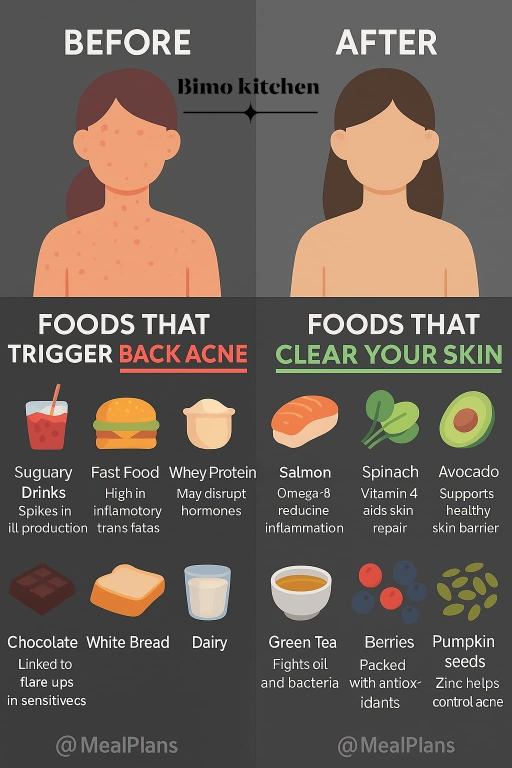
#> input picture backend/data/skin_facts_media/facts/blocks/514787114_122231351660206657_7376848795000081022_n.jpg, 1024 x 1536 px (shown at 1/2 size)
$ python -i utils_ocr.py   (imports and definitions only)
#> lines starting #> are read from the running program, lines starting #| are printed output that depends on the picture; after the words box and inside, x2 and y2 are one past the last pixel; in counts of white or black regions, pixels touching at a corner belong together
import math
from typing import Any

try:  # pragma: no cover - optional dependency
    import cv2
except ImportError:
    cv2 = None  # type: ignore

try:  # pragma: no cover - optional dependency
    import numpy as np
except ImportError:
    np = None  # type: ignore

try:  # pragma: no cover - optional dependency
    from PIL import Image
except ImportError:
    Image = None  # type: ignore

NDArray = np.ndarray if np is not None else Any
PILImage = Image if Image is not None else Any


def _ensure_ocr_dependencies() -> None:
    if cv2 is None or np is None or Image is None:
        raise RuntimeError("OpenCV, NumPy, and Pillow are required for OCR preprocessing.")

def _deskew(gray: NDArray) -> NDArray:
    _ensure_ocr_dependencies()
    # Estimate skew via Hough lines; fall back to original if nothing found
    edges = cv2.Canny(gray, 50, 150, apertureSize=3)
    lines = cv2.HoughLines(edges, 1, np.pi/180, 120)
    if lines is None:
        return gray
    # pick median angle close to 0/π
    angles = []
    for rho_theta in lines[:100]:
        rho, theta = rho_theta[0]
        ang = (theta - np.pi/2)  # rotate so text baseline ~0
        if -math.radians(25) < ang < math.radians(25):
            angles.append(ang)
    if not angles:
        return gray
    angle = np.degrees(np.median(angles))
    (h, w) = gray.shape[:2]
    M = cv2.getRotationMatrix2D((w//2, h//2), angle, 1.0)
    return cv2.warpAffine(gray, M, (w, h), flags=cv2.INTER_LINEAR, borderMode=cv2.BORDER_REPLICATE)

def preprocess_for_ocr(pil_img: PILImage) -> PILImage:
    _ensure_ocr_dependencies()
    # Convert to OpenCV format
    img = cv2.cvtColor(np.array(pil_img), cv2.COLOR_RGB2BGR)
#> img is the input picture: shape (1536, 1024, 3); mean B, G, R 85.9, 94.4, 105.2

    # Smart scaling to balance OCR quality and memory usage
    # OCR works best at 1200-2000px width for ingredient labels
    height, width = img.shape[:2]
#> height = 1536; width = 1024
    max_dimension = max(width, height)
#> max_dimension = 1536

    # Only upscale if image is small (< 1000px) to improve OCR accuracy
    # Skip upscaling for medium/large images to save memory
    if max_dimension < 1000:
        # Upscale small images to improve OCR (but not too much to avoid memory issues)
        scale_factor = min(1.5, 1200 / max_dimension)  # Max 1.5x or up to 1200px
        if scale_factor > 1.1:  # Only upscale if significant
            img = cv2.resize(img, None, fx=scale_factor, fy=scale_factor, interpolation=cv2.INTER_CUBIC)
    elif max_dimension > 2000:
        # Downscale very large images to save memory (already handled in _load_pil, but double-check)
        scale_factor = 2000 / max_dimension
        img = cv2.resize(img, None, fx=scale_factor, fy=scale_factor, interpolation=cv2.INTER_AREA)

    # denoise + illumination smooth (use smaller kernel for memory efficiency)
    # Reduce bilateral filter parameters for large images to save memory
    if max_dimension > 1500:
        img = cv2.bilateralFilter(img, d=5, sigmaColor=50, sigmaSpace=50)
    else:
        img = cv2.bilateralFilter(img, d=7, sigmaColor=75, sigmaSpace=75)

    gray = cv2.cvtColor(img, cv2.COLOR_BGR2GRAY)
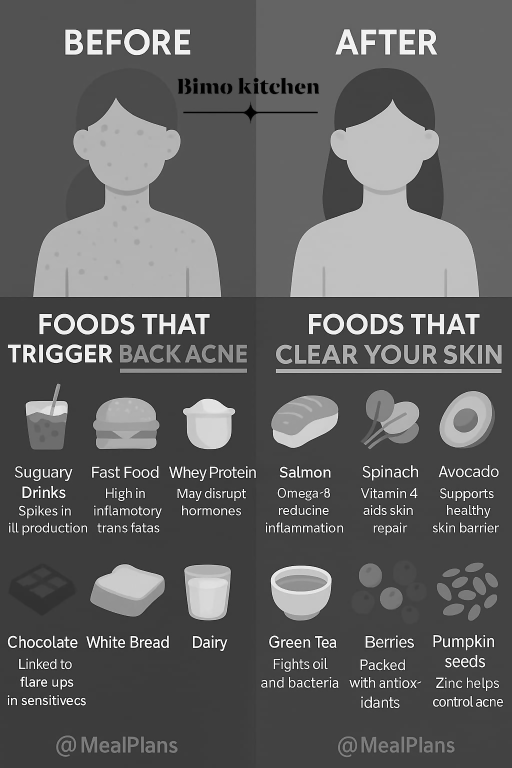
#> gray: shape (1536, 1024) (shown at 1/2 size); min 0, max 255, mean 96.7

    # Clear img from memory early
    del img

    # mild closing to connect broken strokes
    kernel = cv2.getStructuringElement(cv2.MORPH_RECT, (2, 2))
    gray = cv2.morphologyEx(gray, cv2.MORPH_CLOSE, kernel, iterations=1)
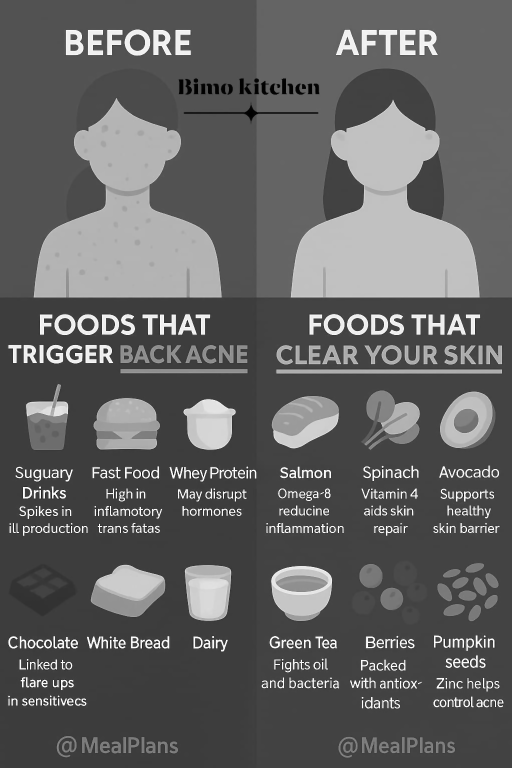
#> gray: shape (1536, 1024) (shown at 1/2 size); min 0, max 255, mean 97.8

    # deskew if needed (skip for very large images to save memory)
    if max_dimension < 2000:
        gray = _deskew(gray)
#> in _deskew, `edges = cv2.Canny(gray, 50, 150, apertureSize=3)`:
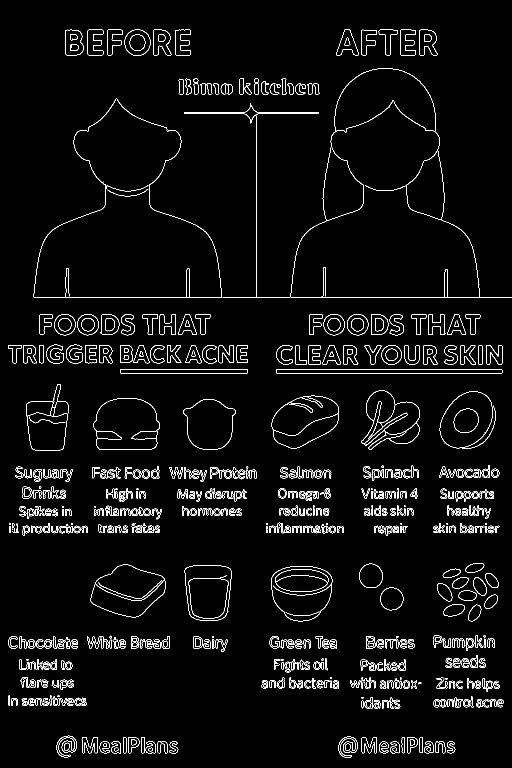
#> edges: shape (1536, 1024) (shown at 1/2 size); 3.5% white in thin lines or dots
#> in _deskew, `lines = cv2.HoughLines(edges, 1, np.pi/180, 120)`: lines = 253 rows, first 8: [595, 1.57], [738, 1.57], [747, 1.57], [513, 0], [690, 1.57], [1052, 1.57], [1065, 1.57], [1054, 1.57]
#> the loop in _deskew, `for rho_theta in lines[:100]:` made 100 passes
#> (rho, theta, ang) on passes 1 to 12: (595, 1.57, 4.37e-08), (738, 1.57, 4.37e-08), (747, 1.57, 4.37e-08), (513, 0, -1.57), (690, 1.57, 4.37e-08), (1052, 1.57, 4.37e-08), (1065, 1.57, 4.37e-08), (1054, 1.57, 4.37e-08), (1293, 1.57, 4.37e-08), (1296, 1.57, 4.37e-08), (1282, 1.57, 4.37e-08), (1017, 1.57, 4.37e-08)
#> after the loop in _deskew, `for rho_theta in lines[:100]:`: angles = 87 values, max 0.0698 at index 84, min -0.0524 at index 64, mean -0.001
#> in _deskew, `angle = np.degrees(np.median(angles))`: angle = 2.5e-06
#> in _deskew, `M = cv2.getRotationMatrix2D((w//2, h//2), angle, 1.0)`: M = [[1, 4.37e-08, -3.36e-05], [-4.37e-08, 1, 2.24e-05]]

    # CLAHE for contrast (reduce tile size for large images)
    if max_dimension > 1500:
        clahe = cv2.createCLAHE(clipLimit=2.5, tileGridSize=(4, 4))
    else:
        clahe = cv2.createCLAHE(clipLimit=3.0, tileGridSize=(8, 8))
    gray = clahe.apply(gray)

    # Adaptive threshold (works well on curved labels)
    # Use smaller block size for large images
    block_size = 35 if max_dimension < 1500 else 25
#> block_size = 25
    th = cv2.adaptiveThreshold(
        gray, 255, cv2.ADAPTIVE_THRESH_GAUSSIAN_C, cv2.THRESH_BINARY, block_size, 11
    )
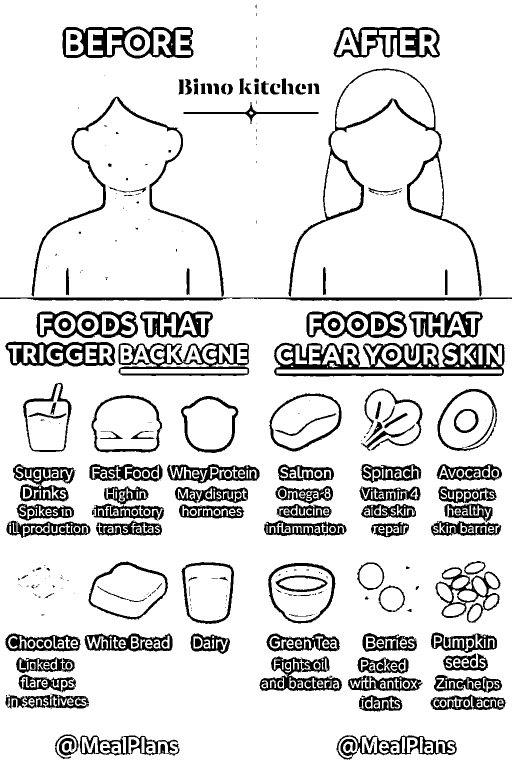
#> th: shape (1536, 1024) (shown at 1/2 size); 86.5% white; 458 black regions (165 under 20 px), largest, box (x1, y1, x2, y2) and area: (548, 685, 1009, 753) 14177, (577, 137, 963, 593) 7758, (237, 686, 499, 752) 6823

    # Clear gray from memory
    del gray

    # Light open to clear pepper noise
    th = cv2.morphologyEx(th, cv2.MORPH_OPEN, kernel, iterations=1)
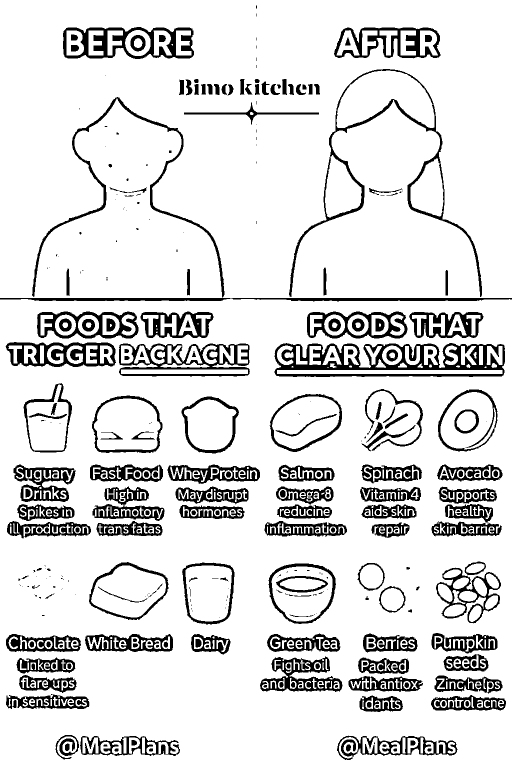
#> th: shape (1536, 1024) (shown at 1/2 size); 86.4% white; 397 black regions (116 under 20 px), largest, box (x1, y1, x2, y2) and area: (549, 686, 1010, 754) 14275, (0, 194, 1024, 603) 10897, (578, 138, 964, 594) 7796

    # Unsharp mask (skip for very large images to save memory)
    if max_dimension < 2000:
        blur = cv2.GaussianBlur(th, (0, 0), 1.0)
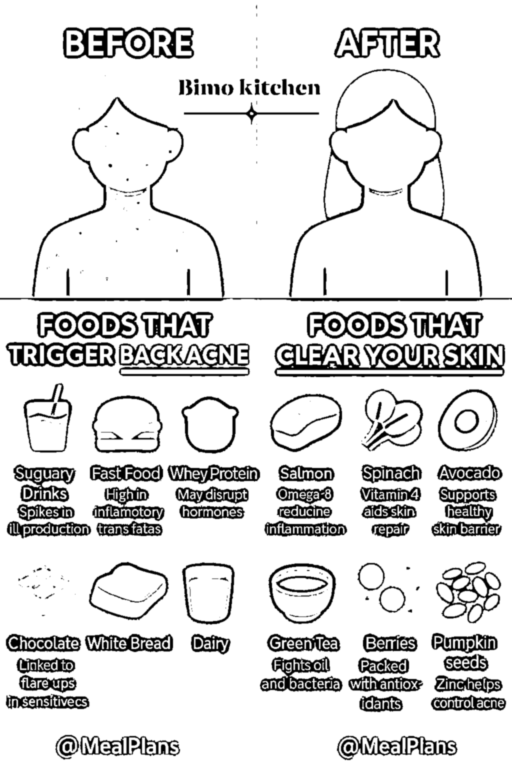
#> blur: shape (1536, 1024) (shown at 1/2 size); min 0, max 255, mean 220.2
        sharp = cv2.addWeighted(th, 1.5, blur, -0.5, 0)
        del blur, th
        result = Image.fromarray(sharp)
        del sharp
    else:
        result = Image.fromarray(th)
        del th

    return result

>>> import cv2
>>> picture = cv2.cvtColor(cv2.imread('../data/skin_facts_media/facts/blocks/514787114_122231351660206657_7376848795000081022_n.jpg'), cv2.COLOR_BGR2RGB)
>>> result = preprocess_for_ocr(picture)
